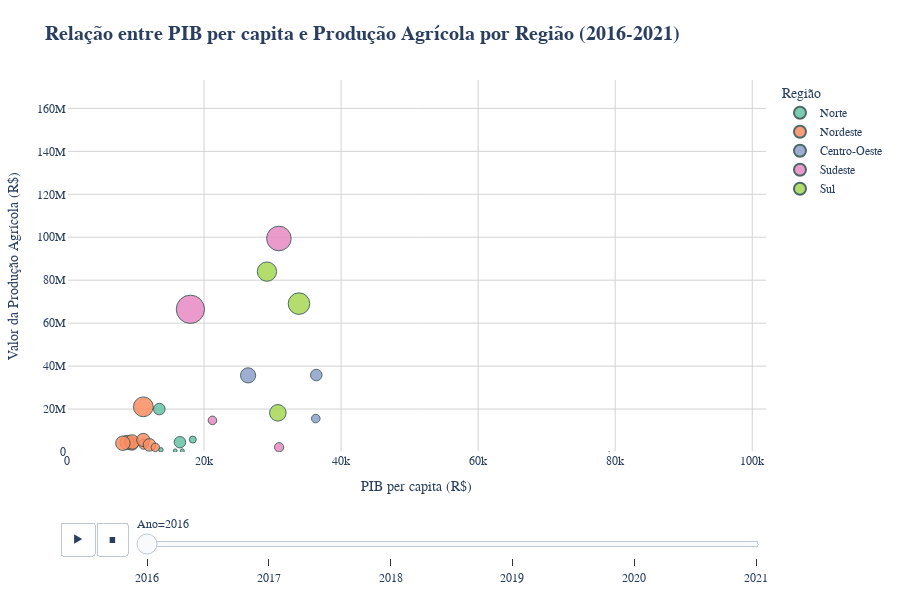

Notebook code for this chart:
### Markdown cell above
#### 📊 Análise da Relação de PIB per capita e produção Agrícola por Região
Investigar se existe relação significativa entre a área plantada de uma região e seu PIB per capita, em um periodo de 2016 a 2021.

### Code cell
# Carregar os dados
df_agricola = pd.read_csv('dataFrame/BrStatsAtualizada.csv', sep=';', low_memory=False)
df_pib = pd.read_csv('pib_per_capita/pib_per_capita_estados.csv')

# Converter colunas numéricas (tratando formato brasileiro)
for col in ['VlProducaoAgricola', 'PIB']:
    if col in df_agricola.columns:
        df_agricola[col] = df_agricola[col].astype(str).str.replace('.', '').str.replace(',', '.').astype(float)

# Agregar produção agrícola por estado, região e ano
df_agregado = df_agricola.groupby(['Ano', 'UF', 'Regiao'])['VlProducaoAgricola'].sum().reset_index()

# Contar número de municípios por estado/ano (para o tamanho dos pontos)
qtd_municipios = df_agricola.groupby(['Ano', 'UF'])['Municipio'].nunique().reset_index()
qtd_municipios.rename(columns={'Municipio': 'QtdMunicipios'}, inplace=True)

# Juntar todos os dados
df_completo = pd.merge(df_agregado, df_pib, on=['Ano', 'UF'])
df_final = pd.merge(df_completo, qtd_municipios, on=['Ano', 'UF'])

# Converter Ano para string para a animação
df_final['Ano'] = df_final['Ano'].astype(str)


fig = px.scatter(
    df_final,
    x='PIB_per_capita',
    y='VlProducaoAgricola',
    color='Regiao',
    size='QtdMunicipios',
    animation_frame='Ano',
    range_x=[0, df_final['PIB_per_capita'].max() * 1.1],
    range_y=[0, df_final['VlProducaoAgricola'].max() * 1.1],
    title='<b>Relação entre PIB per capita e Produção Agrícola por Região (2016-2021)</b>',
    labels={
        'PIB_per_capita': 'PIB per capita (R$)',
        'VlProducaoAgricola': 'Valor da Produção Agrícola (R$)',
        'QtdMunicipios': 'Nº de Municípios',
        'Regiao': 'Região'
    },
    hover_data=['UF', 'Regiao', 'Ano'],
    height=600,
    color_discrete_sequence=px.colors.qualitative.Set2
)

# Estética do layout
fig.update_layout(
    font=dict(family="Arial", size=12),
    plot_bgcolor='white',
    paper_bgcolor='white',
    title_font_size=20,
    legend_title_text='Região',
    margin=dict(l=40, r=40, t=80, b=40),
    yaxis=dict(gridcolor='lightgrey', title='Valor da Produção Agrícola (R$)'),
    xaxis=dict(gridcolor='lightgrey', title='PIB per capita (R$)'),
    hovermode='closest'
)

# Aparência das bolinhas
fig.update_traces(
    marker=dict(opacity=0.85, line=dict(width=1, color='DarkSlateGrey')),
    selector=dict(mode='markers')
)

# Configurações da animação
fig.layout.updatemenus[0].buttons[0].args[1]['frame']['duration'] = 1000
fig.layout.updatemenus[0].buttons[0].args[1]['transition']['duration'] = 500

fig.show()

### Figure 1 — Plotly figure (JSON) as saved in the notebook; plotly's stock layout.template omitted (floating-point values rounded to 4 significant figures)
{"data": [{"customdata": [["AC", "Norte", "2016"], ["AM", "Norte", "2016"], ["AP", "Norte", "2016"], ["PA", "Norte", "2016"], ["RO", "Norte", "2016"], ["RR", "Norte", "2016"], ["TO", "Norte", "2016"]], "hovertemplate": "Região=%{customdata[1]}<br>Ano=%{customdata[2]}<br>PIB per capita (R$)=%{x}<br>Valor da Produção Agrícola (R$)=%{y}<br>Nº de Municípios=%{marker.size}<br>UF=%{customdata[0]}<extra></extra>", "legendgroup": "Norte", "marker": {"color": "rgb(102,194,165)", "line": {"color": "DarkSlateGrey", "width": 1}, "opacity": 0.85, "size": [22, 62, 16, 143, 52, 15, 139], "sizemode": "area", "sizeref": 2.132, "symbol": "circle"}, "mode": "markers", "name": "Norte", "orientation": "v", "showlegend": true, "type": "scatter", "x": [13700.0, 9665.0, 16830.0, 13470.0, 18360.0, 15800.0, 16480.0], "xaxis": "x", "y": [1013000.0, 4237000.0, 559000.0, 19990000.0, 5780000.0, 578000.0, 4557000.0], "yaxis": "y"}, {"customdata": [["AL", "Nordeste", "2016"], ["BA", "Nordeste", "2016"], ["CE", "Nordeste", "2016"], ["MA", "Nordeste", "2016"], ["PB", "Nordeste", "2016"], ["PE", "Nordeste", "2016"], ["PI", "Nordeste", "2016"], ["RN", "Nordeste", "2016"], ["SE", "Nordeste", "2016"]], "hovertemplate": "Região=%{customdata[1]}<br>Ano=%{customdata[2]}<br>PIB per capita (R$)=%{x}<br>Valor da Produção Agrícola (R$)=%{y}<br>Nº de Municípios=%{marker.size}<br>UF=%{customdata[0]}<extra></extra>", "legendgroup": "Nordeste", "marker": {"color": "rgb(252,141,98)", "line": {"color": "DarkSlateGrey", "width": 1}, "opacity": 0.85, "size": [102, 417, 184, 217, 223, 185, 224, 167, 75], "sizemode": "area", "sizeref": 2.132, "symbol": "circle"}, "mode": "markers", "name": "Nordeste", "orientation": "v", "showlegend": true, "type": "scatter", "x": [11190.0, 11140.0, 9465.0, 8764.0, 9491.0, 11130.0, 8159.0, 12040.0, 12880.0], "xaxis": "x", "y": [3580000.0, 21040000.0, 3895000.0, 4442000.0, 4660000.0, 5605000.0, 4100000.0, 3333000.0, 2174000.0], "yaxis": "y"}, {"customdata": [["DF", "Centro-Oeste", "2016"], ["GO", "Centro-Oeste", "2016"], ["MS", "Centro-Oeste", "2016"], ["MT", "Centro-Oeste", "2016"]], "hovertemplate": "Região=%{customdata[1]}<br>Ano=%{customdata[2]}<br>PIB per capita (R$)=%{x}<br>Valor da Produção Agrícola (R$)=%{y}<br>Nº de Municípios=%{marker.size}<br>UF=%{customdata[0]}<extra></extra>", "legendgroup": "Centro-Oeste", "marker": {"color": "rgb(141,160,203)", "line": {"color": "DarkSlateGrey", "width": 1}, "opacity": 0.85, "size": [1, 246, 78, 141], "sizemode": "area", "sizeref": 2.132, "symbol": "circle"}, "mode": "markers", "name": "Centro-Oeste", "orientation": "v", "showlegend": true, "type": "scatter", "x": [79110.0, 26430.0, 36310.0, 36380.0], "xaxis": "x", "y": [1000.0, 35680000.0, 15580000.0, 35850000.0], "yaxis": "y"}, {"customdata": [["ES", "Sudeste", "2016"], ["MG", "Sudeste", "2016"], ["RJ", "Sudeste", "2016"], ["SP", "Sudeste", "2016"]], "hovertemplate": "Região=%{customdata[1]}<br>Ano=%{customdata[2]}<br>PIB per capita (R$)=%{x}<br>Valor da Produção Agrícola (R$)=%{y}<br>Nº de Municípios=%{marker.size}<br>UF=%{customdata[0]}<extra></extra>", "legendgroup": "Sudeste", "marker": {"color": "rgb(231,138,195)", "line": {"color": "DarkSlateGrey", "width": 1}, "opacity": 0.85, "size": [78, 853, 92, 645], "sizemode": "area", "sizeref": 2.132, "symbol": "circle"}, "mode": "markers", "name": "Sudeste", "orientation": "v", "showlegend": true, "type": "scatter", "x": [21230.0, 18010.0, 30950.0, 30920.0], "xaxis": "x", "y": [14730000.0, 66460000.0, 2221000.0, 99430000.0], "yaxis": "y"}, {"customdata": [["PR", "Sul", "2016"], ["RS", "Sul", "2016"], ["SC", "Sul", "2016"]], "hovertemplate": "Região=%{customdata[1]}<br>Ano=%{customdata[2]}<br>PIB per capita (R$)=%{x}<br>Valor da Produção Agrícola (R$)=%{y}<br>Nº de Municípios=%{marker.size}<br>UF=%{customdata[0]}<extra></extra>", "legendgroup": "Sul", "marker": {"color": "rgb(166,216,84)", "line": {"color": "DarkSlateGrey", "width": 1}, "opacity": 0.85, "size": [399, 496, 293], "sizemode": "area", "sizeref": 2.132, "symbol": "circle"}, "mode": "markers", "name": "Sul", "orientation": "v", "showlegend": true, "type": "scatter", "x": [29180.0, 33850.0, 30770.0], "xaxis": "x", "y": [84000000.0, 69090000.0, 18230000.0], "yaxis": "y"}], "layout": {"font": {"family": "Arial", "size": 12}, "height": 600, "hovermode": "closest", "legend": {"itemsizing": "constant", "title": {"text": "Região"}, "tracegroupgap": 0}, "margin": {"b": 40, "l": 40, "r": 40, "t": 80}, "paper_bgcolor": "white", "plot_bgcolor": "white", "sliders": [{"active": 0, "currentvalue": {"prefix": "Ano="}, "len": 0.9, "pad": {"b": 10, "t": 60}, "steps": [{"args": [["2016"], {"frame": {"duration": 0, "redraw": false}, "fromcurrent": true, "mode": "immediate", "transition": {"duration": 0, "easing": "linear"}}], "label": "2016", "method": "animate"}, {"args": [["2017"], {"frame": {"duration": 0, "redraw": false}, "fromcurrent": true, "mode": "immediate", "transition": {"duration": 0, "easing": "linear"}}], "label": "2017", "method": "animate"}, {"args": [["2018"], {"frame": {"duration": 0, "redraw": false}, "fromcurrent": true, "mode": "immediate", "transition": {"duration": 0, "easing": "linear"}}], "label": "2018", "method": "animate"}, {"args": [["2019"], {"frame": {"duration": 0, "redraw": false}, "fromcurrent": true, "mode": "immediate", "transition": {"duration": 0, "easing": "linear"}}], "label": "2019", "method": "animate"}, {"args": [["2020"], {"frame": {"duration": 0, "redraw": false}, "fromcurrent": true, "mode": "immediate", "transition": {"duration": 0, "easing": "linear"}}], "label": "2020", "method": "animate"}, {"args": [["2021"], {"frame": {"duration": 0, "redraw": false}, "fromcurrent": true, "mode": "immediate", "transition": {"duration": 0, "easing": "linear"}}], "label": "2021", "method": "animate"}], "x": 0.1, "xanchor": "left", "y": 0, "yanchor": "top"}], "title": {"font": {"size": 20}, "text": "<b>Relação entre PIB per capita e Produção Agrícola por Região (2016-2021)</b>"}, "updatemenus": [{"buttons": [{"args": [null, {"frame": {"duration": 1000, "redraw": false}, "fromcurrent": true, "mode": "immediate", "transition": {"duration": 500, "easing": "linear"}}], "label": "&#9654;", "method": "animate"}, {"args": [[null], {"frame": {"duration": 0, "redraw": false}, "fromcurrent": true, "mode": "immediate", "transition": {"duration": 0, "easing": "linear"}}], "label": "&#9724;", "method": "animate"}], "direction": "left", "pad": {"r": 10, "t": 70}, "showactive": false, "type": "buttons", "x": 0.1, "xanchor": "right", "y": 0, "yanchor": "top"}], "xaxis": {"anchor": "y", "domain": [0, 1], "gridcolor": "lightgrey", "range": [0, 102000.0], "title": {"text": "PIB per capita (R$)"}}, "yaxis": {"anchor": "x", "domain": [0, 1], "gridcolor": "lightgrey", "range": [0, 173200000.0], "title": {"text": "Valor da Produção Agrícola (R$)"}}}}
